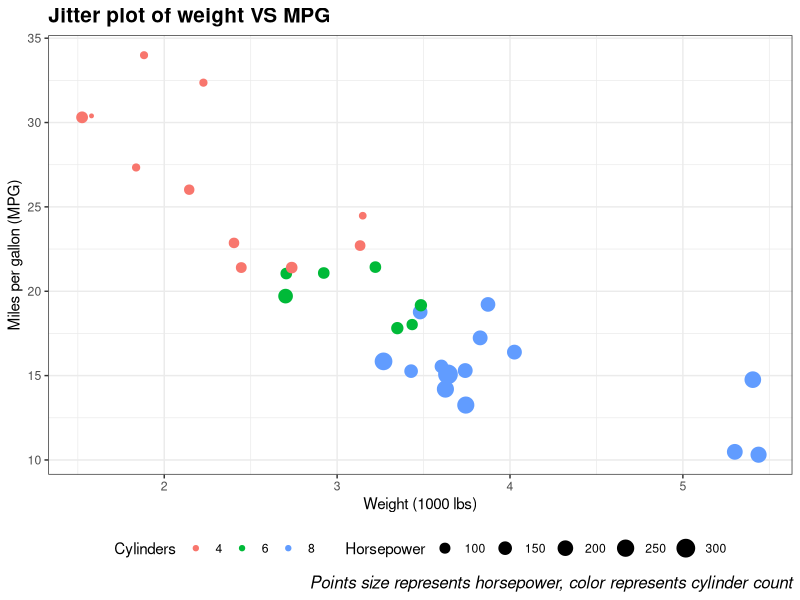
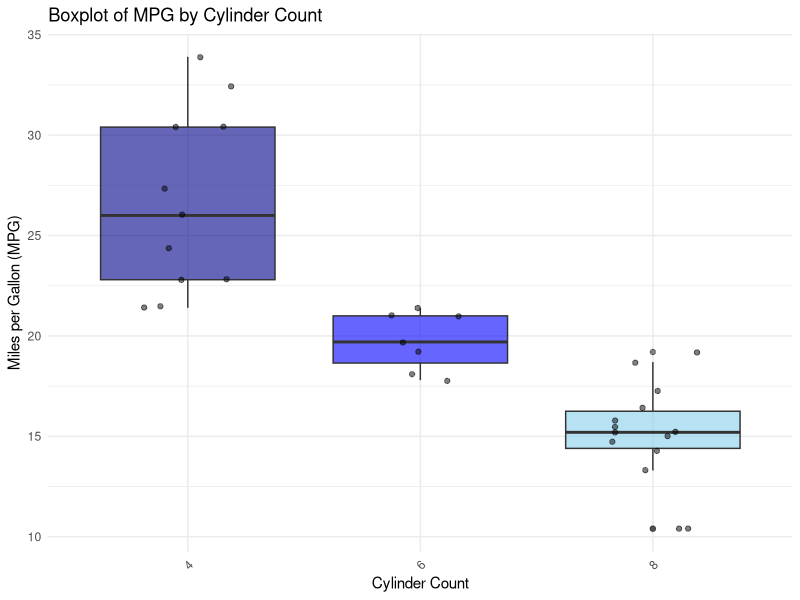
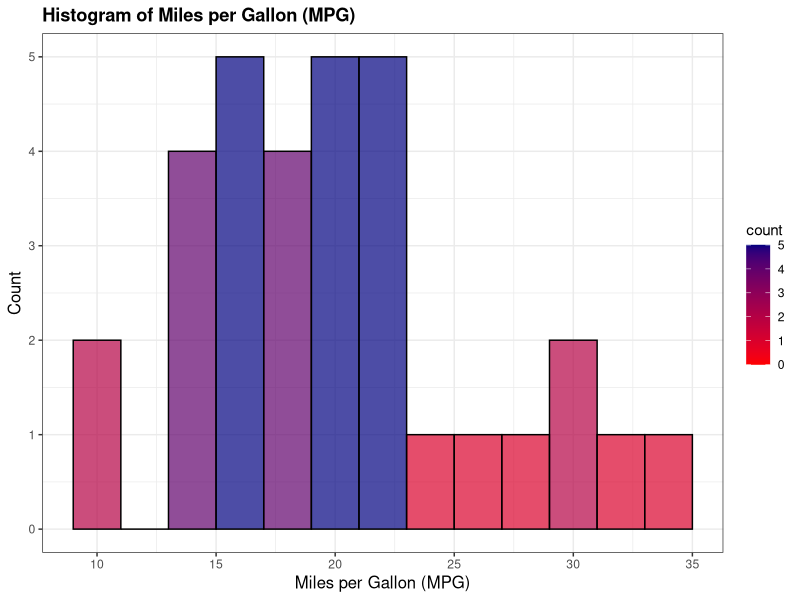

These charts were generated, in order, by the following R code: (Note: this script raises an error after producing the figures.)
library(ggplot2)
library(scales)

# data
mtcars <- mtcars

# Plot 1
ggplot(mtcars, aes(x = wt, y = mpg, color = factor(cyl), size = hp)) +
  geom_jitter(width = .1, height = .1) +
  labs(title = 'Jitter plot of weight VS MPG', 
       caption = 'Points size represents horsepower, color represents cylinder count', 
       x = 'Weight (1000 lbs)', 
       y = 'Miles per gallon (MPG)', 
       color = 'Cylinders', 
       size = 'Horsepower') +
  theme_bw() +
  theme(plot.title = element_text(face = 'bold', size = 15), 
           plot.caption = element_text(face = 'italic', size = 12), 
           legend.position = 'bottom') 


# Plot 2 
ggplot(mtcars, aes(x = factor(cyl), y = mpg, fill = factor(cyl))) +
  geom_boxplot(alpha = 0.6) +
  geom_jitter(width = 0.2, color = "black", size = 1.5, alpha = 0.5) +
  labs(
    title = "Boxplot of MPG by Cylinder Count",
    x = "Cylinder Count",
    y = "Miles per Gallon (MPG)"
  ) +
  scale_fill_manual(values = c('darkblue', 'blue', 'skyblue')) +
  theme_minimal() +
  theme(
    axis.text.x = element_text(angle = 45, hjust = 1),
    legend.position = "none"
  )


# Plot 3
ggplot(mtcars, aes(x = mpg, fill = ..count..)) +
  geom_histogram(binwidth = 2, color = "black", alpha = 0.7) +
  labs(
    title = "Histogram of Miles per Gallon (MPG)",
    x = "Miles per Gallon (MPG)",
    y = "Count"
  ) +
  scale_fill_gradient(low = "red", high = "navy") +
  theme_bw() +
  theme(
    plot.title = element_text(face = "bold"),
    axis.title = element_text(size = 12)
  )


# Plot 4 (advanced)

# Scaling horsepower to align with MPG for visual comparison
mtcars$hp_scaled <- rescale(mtcars$hp, to = range(mtcars$mpg))

mtcars$italic <- rename()

ggplot(mtcars, aes(x = wt)) +
  geom_line(aes(y = mpg, color = "Miles per Gallon"), linewidth = 1) +
  geom_line(aes(y = hp_scaled, color = "Horsepower (Scaled)"), linewidth = 1, linetype = "dashed") +
  scale_y_continuous(
    name = "Miles per Gallon (MPG)",
    sec.axis = sec_axis(~ . * diff(range(mtcars$hp)) / diff(range(mtcars$mpg)) + 
                          min(mtcars$hp), name = "Horsepower")
  ) +
  labs(
    title = "Comparison of MPG and Horsepower by Car Weight",
    x = "Weight (1000 lbs)"
  ) +
  scale_color_manual(values = c("Miles per Gallon" = "blue", "Horsepower (Scaled)" = "red")) +
  theme_minimal() +
  theme(
    plot.title = element_text(face = "bold", size = 16),
    axis.title.y.left = element_text(color = "blue", face = 'bold'),
    axis.title.y.right = element_text(color = "red", face = 'italic'),
    axis.text.x = element_text(face = 'italic'),
    legend.position = "bottom"
  )

# Plot 5 (advanced)
ggplot(mtcars, aes(x = wt, y = mpg)) +
  geom_point(aes(color = factor(gear)), size = 3, alpha = 0.7) +
  geom_smooth(method = "lm", se = FALSE, color = "black", linetype = "dotted") +
  facet_wrap(~ cyl, ncol = 2) +
  labs(
    title = "MPG vs. Weight Faceted by Cylinder Count",
    subtitle = "Each panel shows a linear regression line with different gears colored",
    x = "Weight (1000 lbs)",
    y = "Miles per Gallon (MPG)"
  ) +
  scale_color_brewer(palette = "Dark2") +
  theme_minimal() +
  theme(
    plot.title = element_text(face = "bold", size = 16),
    plot.subtitle = element_text(size = 12, color = "grey"),
    strip.text = element_text(face = "bold", size = 12),
    legend.position = "top",
    panel.grid.minor = element_blank()
  ) +
  # Adding annotations to each facet for median MPG
  geom_text(
    data = aggregate(mpg ~ cyl, data = mtcars, median),
    aes(x = 5, y = mpg, label = paste("Median MPG:", round(mpg, 1))),
    color = "darkblue",
    size = 4,
    fontface = "italic",
    hjust = 1,
    vjust = 0.5
  )
